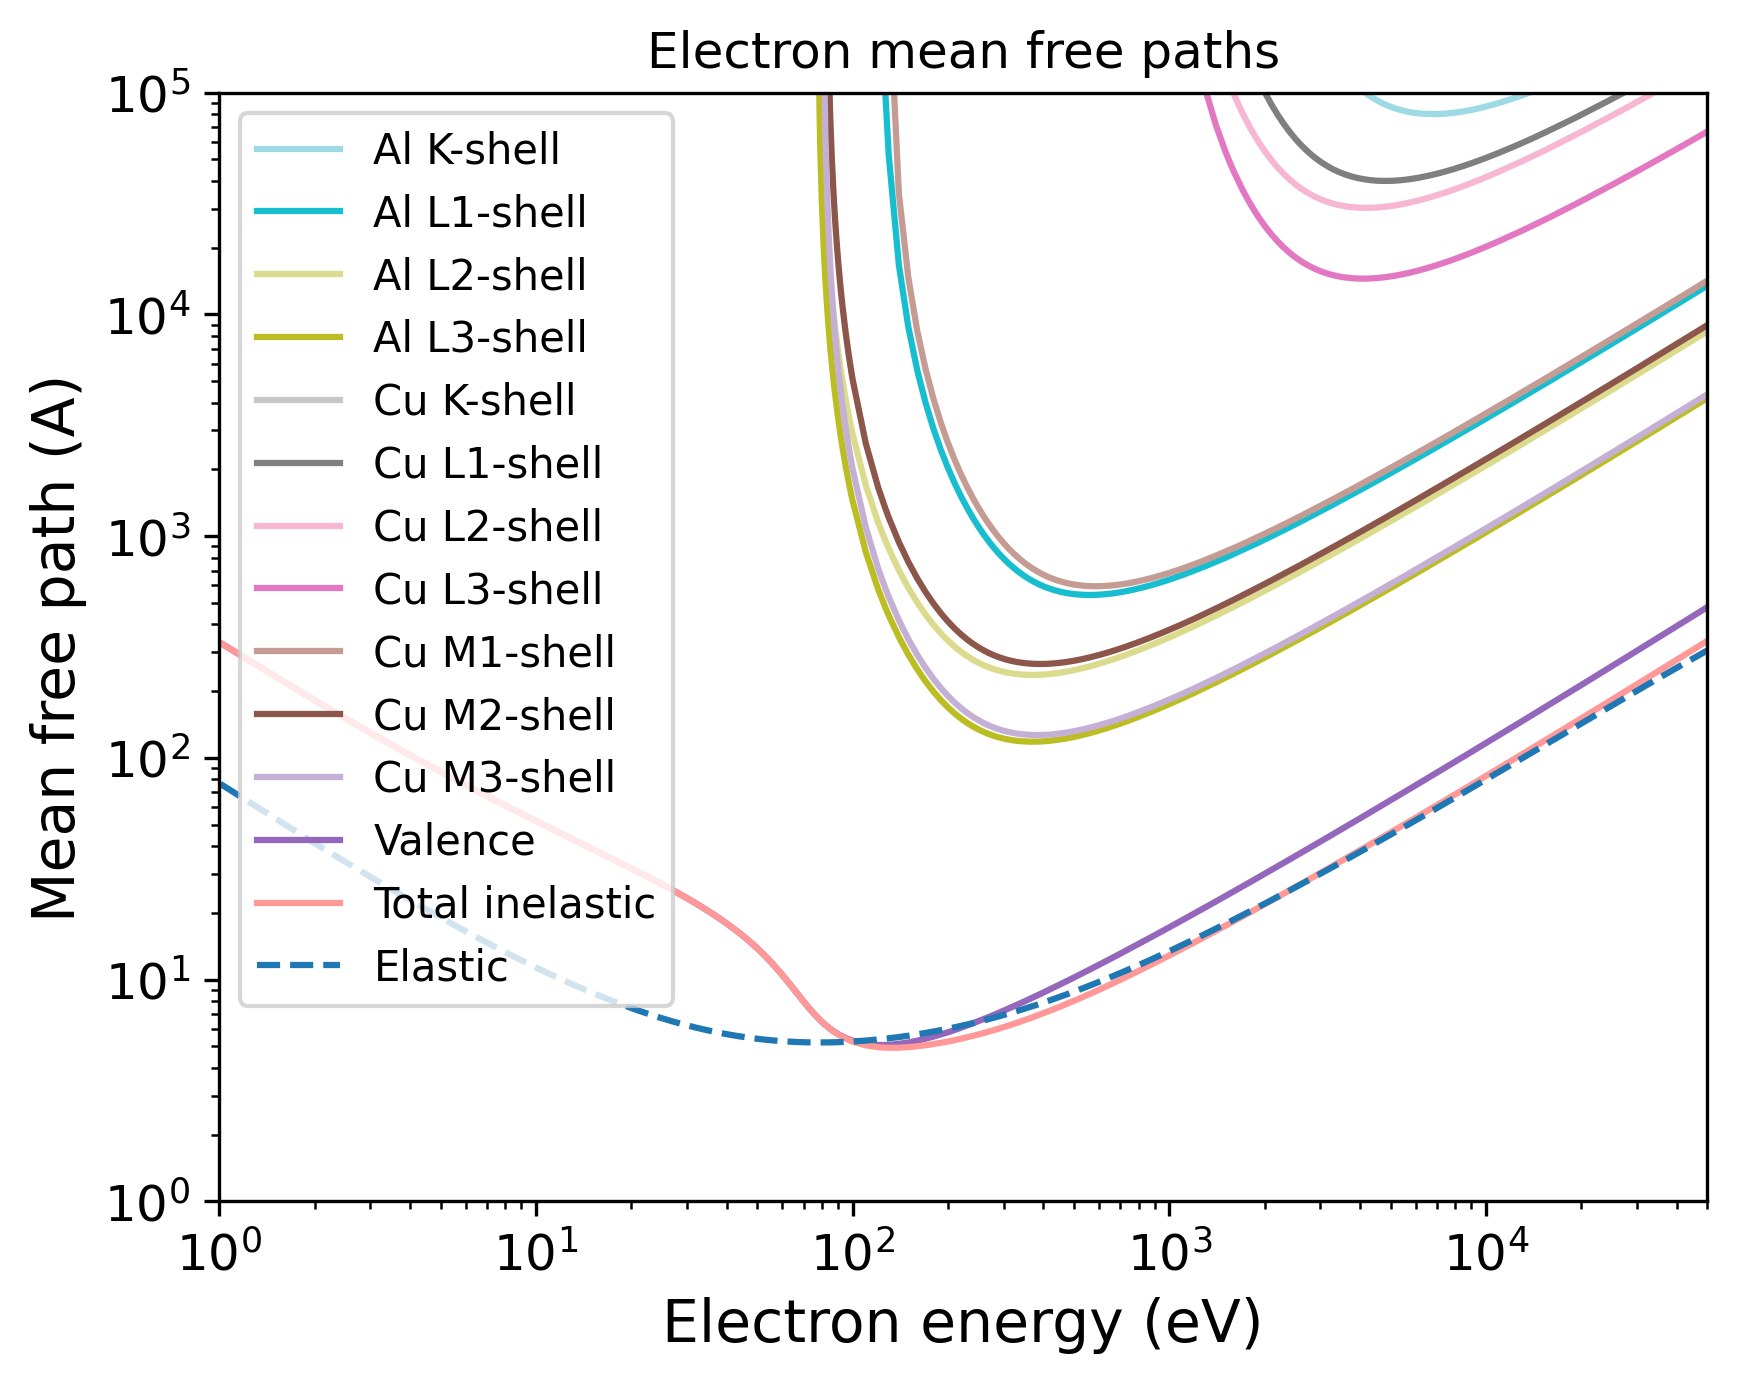

This figure's Python source:
import pandas as pd
import numpy as np
import matplotlib.pyplot as plt
import matplotlib.cm as cm
# Set the format:
plt.xlabel("Electron energy (eV)", fontsize=14)
plt.ylabel("Mean free path (A)", fontsize=14)
plt.xticks(fontsize=12)
plt.yticks(fontsize=12)
plt.grid(False)
# Set the axes:
# Read the output file:
df = pd.read_csv(r"OUTPUT_AlCu_Electron_IMFP.dat", sep=r'\s+', header=None, comment="#", skipinitialspace=True)
plt.xscale("log")
plt.yscale("log")
# Prepare the plot:
columns_to_plot = [ 1, 2, 3, 4, 5, 6, 7, 8, 9, 10, 11, 12, 13]
labels = [ "Al K-shell", "Al L1-shell", "Al L2-shell", "Al L3-shell", "Cu K-shell", "Cu L1-shell", "Cu L2-shell", "Cu L3-shell", "Cu M1-shell", "Cu M2-shell", "Cu M3-shell", "Valence", "Total inelastic"]
# Create N distinct colors from a colormap
N = len(columns_to_plot)
colors = plt.cm.tab20(np.linspace(1, 0, 20))
# Set line styles:
linestyles = [ "-", "-", "-", "-", "-", "-", "-", "-", "-", "-", "-", "-", "-"]
for i, col in enumerate(columns_to_plot):
    color = colors[i % len(colors)]
    ls    = linestyles[i % len(linestyles)]
    label = labels[i % len(labels)]
    plt.plot(df.iloc[:, 0], df.iloc[:, col],
    color=color,
    label=label,
    linestyle=ls)
# Add a curve from the second file
df2 = pd.read_csv(r"OUTPUT_AlCu_Electron_EMFP.dat", sep=r'\s+', header=None, comment="#", skipinitialspace=True)
columns_to_plot2 = [ 3]
labels2 = [ "Elastic"]
# Create second part of the plot:
for col, label in zip(columns_to_plot2, labels2):
    plt.plot(df2.iloc[:, 0], df2.iloc[:, col], label=label, linestyle="--")
plt.xlim(1.00000000,50000.00000000)
plt.ylim(1.00000000,100000.00000000)
plt.title("Electron mean free paths")
plt.legend(loc="best", fontsize=10)
# Save the plot in this format:
plt.savefig("OUTPUT_MFP_electron.png", dpi=300, bbox_inches="tight")
